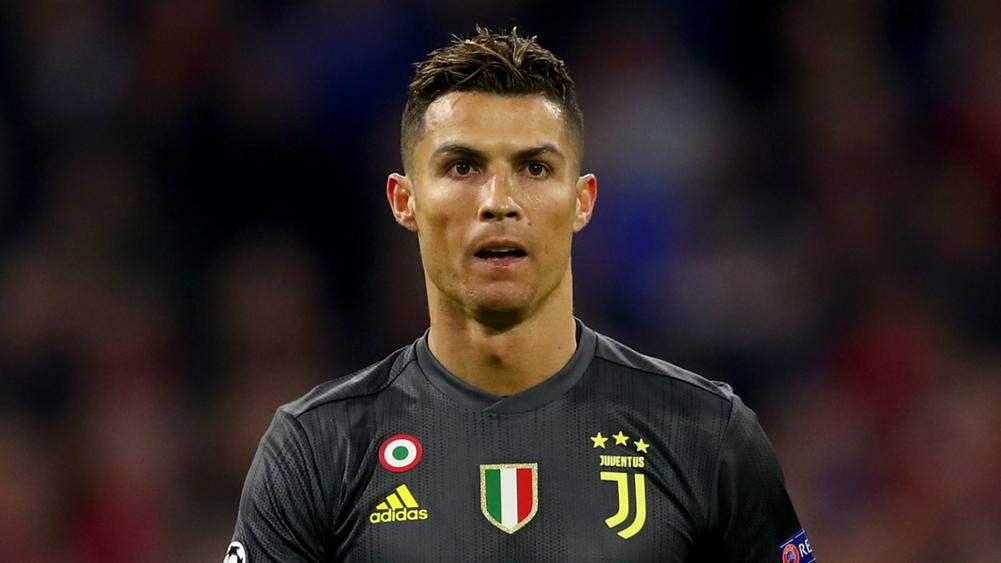
#> input picture ronaldo_image.jpeg, 1001 x 563 px
$ python Face_Detector.py
#> lines starting #> are read from the running program, lines starting #| are printed output that depends on the picture; after the words box and inside, x2 and y2 are one past the last pixel; in counts of white or black regions, pixels touching at a corner belong together
import cv2
from random import randrange

# This will make a classifier which is a detector -> it will classify it as a face
# the argument is the training data
trained_face_data = cv2.CascadeClassifier('haarcascade_frontalface_default.xml')

# image of face to detect
img = cv2.imread('ronaldo_image.jpeg')
#> img is the input picture: shape (563, 1001, 3); mean B, G, R 36, 37.6, 48.4


# need to make the image black and white because the algo only takes black and white
# greyscale
# its BGR not RGB in cv
grayscaled_img = cv2.cvtColor(img, cv2.COLOR_BGR2GRAY)
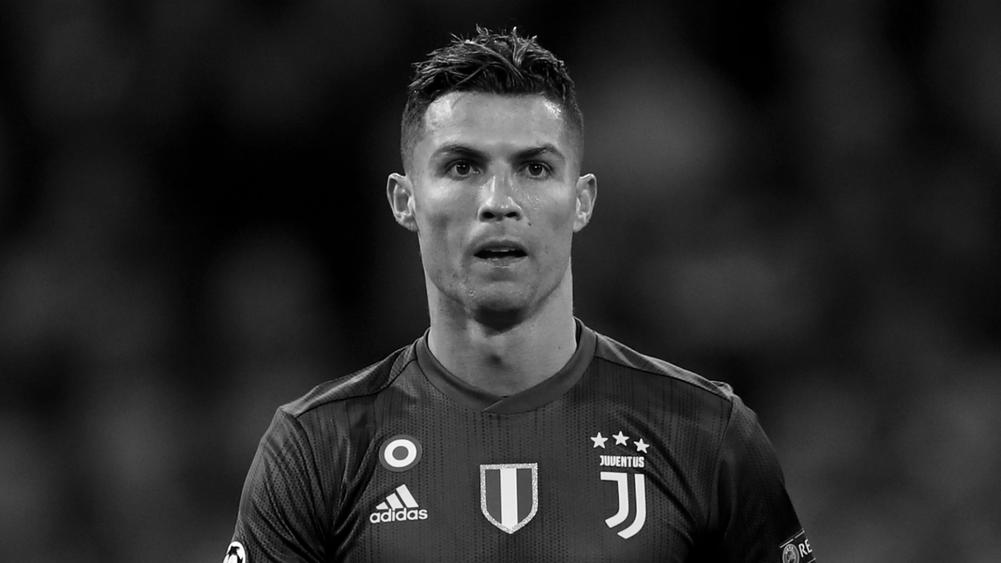
#> grayscaled_img: shape (563, 1001); min 0, max 255, mean 40.7

# Detect faces
# whatever this classifier is then we want to detect all the faces with multiscale (size doesn't matter)
# this is based off whatever you chose to detect, and we chose faces
# this returns a tuple with the otp left coordinate and the width and height (x, y, w, h)
face_coordinates = trained_face_data.detectMultiScale(grayscaled_img)
#> face_coordinates = [[379, 70, 236, 236]]

# make rectangle over coordinates
for (x, y, w, h) in face_coordinates:
    cv2.rectangle(img, (x, y), (x + w, y + h), (randrange(128, 256), randrange(128, 256), randrange(128, 256)), 5)
#> this loop made 1 pass
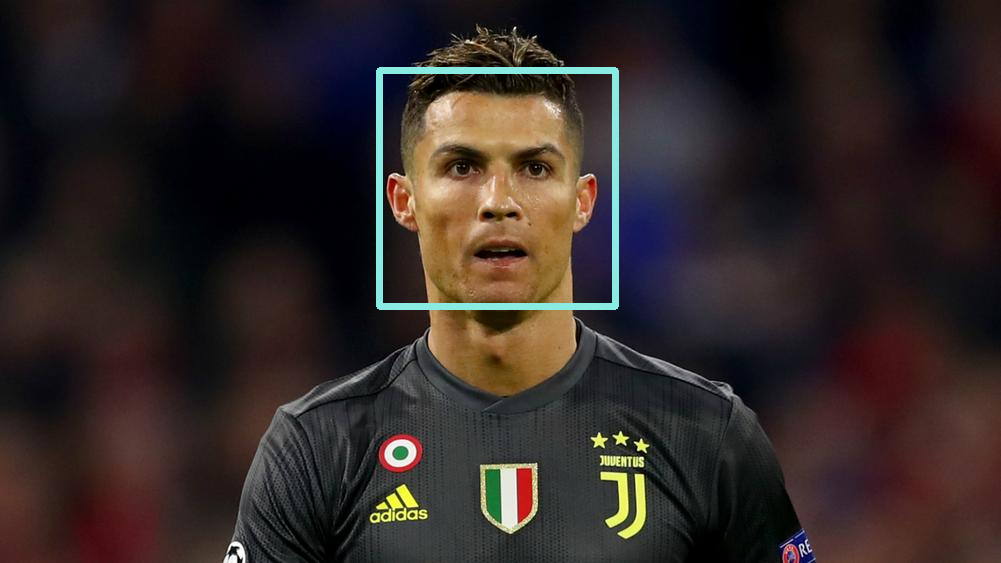
#> img: shape (563, 1001, 3); 1.17% of pixels changed, all inside (x1, y1, x2, y2) = (376, 67, 619, 310)

print(face_coordinates)
#| [[379  70 236 236]]

# this pops up a window with the image
cv2.imshow('Face Detector', img)

# pauses the execution of your code, so this will wait until you press any key
# allows image to see stay for longer than a split second
# this is just how opencv is
cv2.waitKey()

print("Code is complete")
